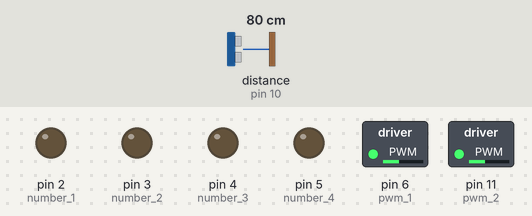
Recording of a sketch running on a simulated Arduino Uno, built with avr-gcc and run on an emulated ATmega328P. On the bench: switched loads named in the sketch (green lamp = pin HIGH), output pins drawn as LEDs (lit = HIGH). Wiring (inferred from the names in the program): ultrasonic range finder: trigger pin 9; echo pin 10. Dashed ring = blinking. The test bench sets the inputs (shaded band); at power-on: distance to the obstacle (sensor on pin 10) 80 cm. The echo pulse lasts 58.3 µs per cm; pins used as bus, display or sensor lines are not drawn.

Above: at 1.2 s.
1.3 s: distance to the obstacle (sensor on pin 10) set to 12 cm
2.8 s: distance to the obstacle (sensor on pin 10) set to 9 cm
At 2.92 s:
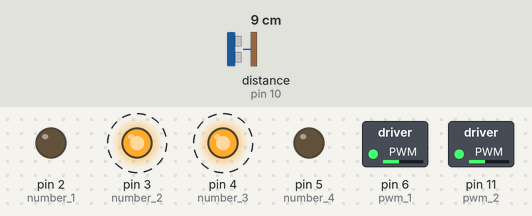
5.8 s: distance to the obstacle (sensor on pin 10) set to 18 cm
At 6.9 s:
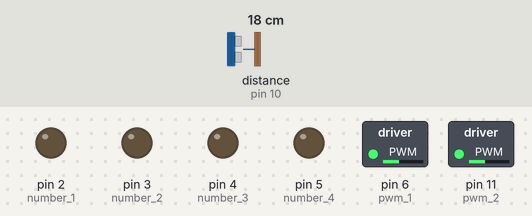
7.3 s: distance to the obstacle (sensor on pin 10) set to 2 cm
At 7.42 s:
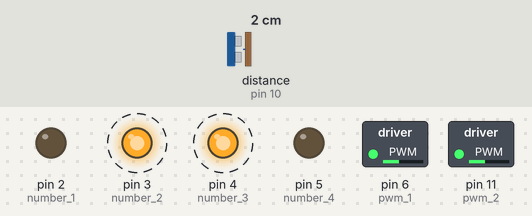
Timing chart, 0 to 11.3 s (numbered marks = the images above; inputs shaded):
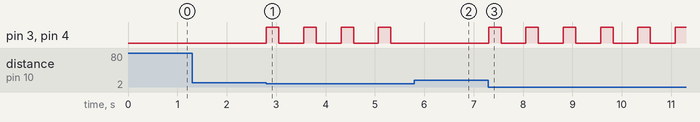

The sketch:

maze_solver.ino
```cpp
#define SATIR 27
#define SUTUN 27

byte trig_pin=9,echo_pin=10;
long sure;
long uzunluk;

const int number_1=2;
const int number_2=3;
const int number_3=4;
const int number_4=5;

const int  pwm_1=6;
const int  pwm_2=11;

int dizi[SATIR][SUTUN]={{0}};

int x_pozisyon=12;
int y_pozisyon=12;

int mesafe_sensor;
int aci_yonu;
int kontrol;

void setup() {

   pinMode(trig_pin,OUTPUT);
   pinMode(echo_pin,INPUT);
   pinMode(number_1,OUTPUT);
   pinMode(number_2,OUTPUT);
   pinMode(number_3,OUTPUT);
   pinMode(number_4,OUTPUT);
   pinMode(pwm_1,OUTPUT);
   pinMode(pwm_2,OUTPUT);

   dizi[0][0]=1;
   aci_yonu=0;
   kontrol=0;

   analogWrite(pwm_1,100); // sağ motor
   analogWrite(pwm_2,100);
}
void loop()
{

   mesafe_sensor = mesafe_sensor_fonk();

   if(mesafe_sensor >= 10)
   {
       if(dizi[y_pozisyon][x_pozisyon + 1] == 0)
       {
           aci_yonu=yon_belirle(aci_yonu);
           hareket(aci_yonu);

       }
       else if(dizi[y_pozisyon][x_pozisyon + 1] == 1)
       {
            aci_yonu +=90;
            aci_yonu=yon_belirle(aci_yonu);
            robotun_donus_hareketi();

            if(dizi[y_pozisyon-1][x_pozisyon]==0 && mesafe_sensor >= 10)
            {
               aci_yonu=yon_belirle(aci_yonu);
               hareket(aci_yonu);
               robotun_ileri_hareketi();
            }
            else
            {
               aci_yonu +=90;
               aci_yonu=yon_belirle(aci_yonu);
               robotun_donus_hareketi();

               if(dizi[y_pozisyon][x_pozisyon-1]==0 && mesafe_sensor >= 10)
               {
                  aci_yonu=yon_belirle(aci_yonu);
                  hareket(aci_yonu);
                  robotun_ileri_hareketi();
               }
               else
               {
                  aci_yonu +=90;
                  aci_yonu=yon_belirle(aci_yonu);
                  robotun_donus_hareketi();

                  if(dizi[y_pozisyon +1][x_pozisyon]==0 && mesafe_sensor >= 10)
                  {
                     aci_yonu=yon_belirle(aci_yonu);
                     hareket(aci_yonu);
                     robotun_ileri_hareketi();
                  }
                  else
                  {
                      aci_yonu +=90;
                      aci_yonu=yon_belirle(aci_yonu);
                      robotun_donus_hareketi();

                      kontrol=1;
                  }

                  if(kontrol==1)
                  {
                     aci_yonu=yon_belirle(aci_yonu);
                     hareket(aci_yonu);
                     robotun_ileri_hareketi();
                  }
               }
            }
       }

       else if (dizi[y_pozisyon][x_pozisyon + 1] == 2)
       {
          aci_yonu +=90;
          aci_yonu=yon_belirle(aci_yonu);
          robotun_donus_hareketi();
       }
   }

   else
   {
         aci_yonu +=90;
         aci_yonu=yon_belirle(aci_yonu);
         robotun_donus_hareketi();
   }
}


int mesafe_sensor_fonk(void)
{
  digitalWrite(trig_pin,LOW);
  delayMicroseconds(2);
  digitalWrite(trig_pin,HIGH);
  delayMicroseconds(10);
  digitalWrite(trig_pin,LOW);
  digitalWrite(echo_pin,HIGH);

  sure=pulseIn(echo_pin,HIGH); //LOW ve HIGH komutları arasındaki süreyü us cinsinden hesaplar
  uzunluk=(sure/2)/29.154;// ses sinyalinin bir cm  hareket etmesi için 29.154 us sürer.

  return uzunluk;
}
int yon_belirle(int aci)
{
   int sonuc;

   if(aci < 0)
   {
       sonuc=360 + aci;
   }
   else if(aci >= 360)
   {
       sonuc=aci-360;
   }
   else
   {
       sonuc=aci;
   }
   return sonuc;
}

void hareket(const int aci )
{
    int x_yeni_pozisyon;
    int y_yeni_pozisyon;

    if(aci==0)               // satirda pozistonu koru stunda saga git
    {
       x_yeni_pozisyon=1;
       y_yeni_pozisyon=0;
    }
    else if(aci==90)         // stunda pozisyonu koru satirda yukari git
    {
       x_yeni_pozisyon=0;
       y_yeni_pozisyon=-1;
    }
    else if(aci==180)         // satirda pozisyonunu koru stunda sola git
    {
       x_yeni_pozisyon=-1;
       y_yeni_pozisyon=0;
    }
    else if(aci==270)         // stunda pozisyonunu koru satirda asagi git
     {
       x_yeni_pozisyon=0;
       y_yeni_pozisyon=1;
     }

     x_pozisyon +=x_yeni_pozisyon;

     if(x_pozisyon < 0)
     {
        x_pozisyon -=x_yeni_pozisyon;
     }
     else if(x_pozisyon > SATIR)
     {
         x_pozisyon -=x_yeni_pozisyon;
     }

     y_pozisyon +=x_yeni_pozisyon;


     if(y_pozisyon < 0)
     {
        y_pozisyon -=y_yeni_pozisyon;
     }
     else if(y_pozisyon > SATIR)
     {
         y_pozisyon -=y_yeni_pozisyon;
     }

     dizi[y_pozisyon][x_pozisyon]+=1;
}

void robotun_ileri_hareketi(void)
{
       //robot belirlenen süre kadar ileri gidecektir
       digitalWrite(number_1,LOW);  //sağ motor ileri
       digitalWrite(number_2,HIGH);
       digitalWrite(number_3,LOW);  //sol motor ileri
       digitalWrite(number_4,HIGH);
       delay(365);
       //robot durmasını sağlayan kod dizini
       digitalWrite(number_1,LOW);
       digitalWrite(number_2,LOW);
       digitalWrite(number_3,LOW);
       digitalWrite(number_4,LOW);
       delay(250);
}

void robotun_donus_hareketi(void)
{
       // robot 90 derece solo donecektir
       digitalWrite(number_1,LOW);
       digitalWrite(number_2,HIGH);
       digitalWrite(number_3,HIGH);
       digitalWrite(number_4,LOW);
       delay(255);
       digitalWrite(number_1,LOW);
       digitalWrite(number_2,LOW);
       digitalWrite(number_3,LOW);
       digitalWrite(number_4,LOW);
       delay(500);
}
```

Measured:
- the behaviour switches between 11 and 10 cm on distance to the obstacle (sensor on pin 10) (found by bisection; images 0 and 1)
- after the input at 1.3 s, every drawn part: stays the same
- after the input at 2.8 s, pin 3 (number_2), pin 4 (number_3): alternates HIGH for 0.26 s and LOW for 0.50 s, starting at once
- after the input at 5.8 s, pin 3 (number_2), pin 4 (number_3): stops changing and stays LOW
- after the input at 7.3 s, pin 3 (number_2), pin 4 (number_3): alternates HIGH for 0.26 s and LOW for 0.50 s, starting at once
